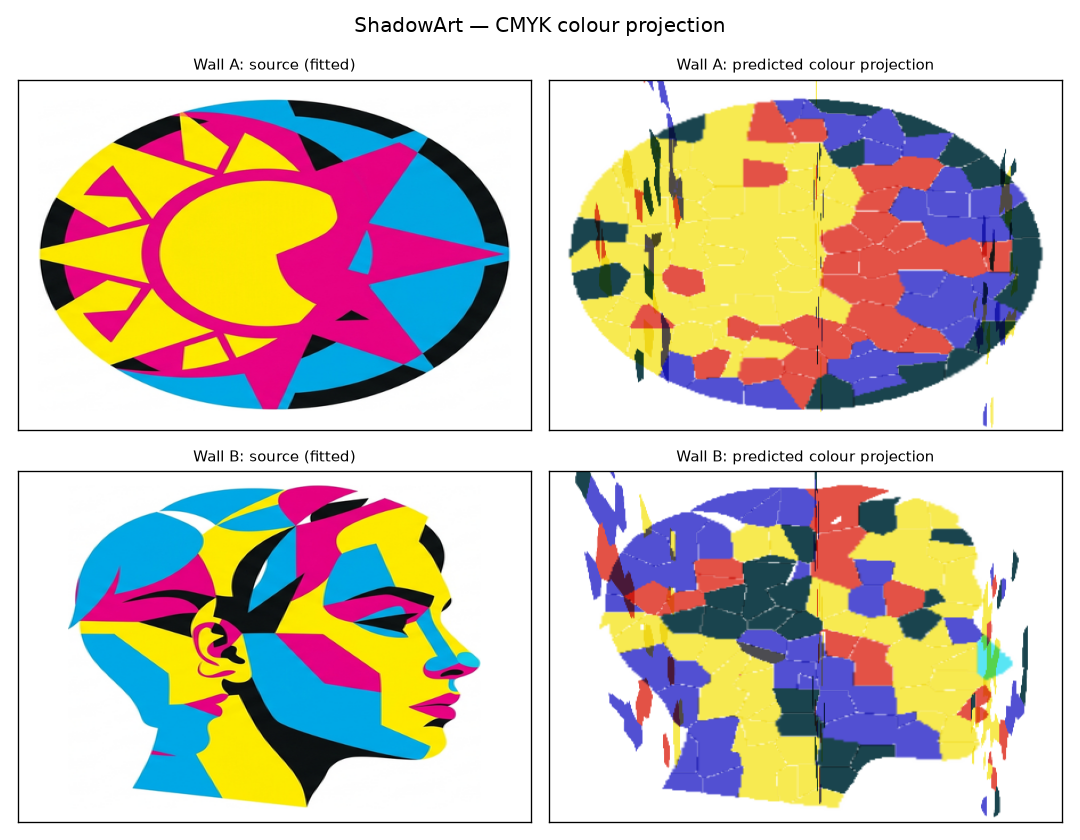
#> input picture out_thickness_test/control_no_thickness.png, 1080 x 840 px, given in place of sunflowers_clean_nobg.png, which was not available
$ python harmonise_palette.py
#> lines starting #> are read from the running program, lines starting #| are printed output that depends on the picture; after the words box and inside, x2 and y2 are one past the last pixel; in counts of white or black regions, pixels touching at a corner belong together; pictures that were not available may be replaced by others from this repository, and a replacement may not be noted
### shadowart/targets/color.py
"""Colour: perspex palette, CMYK separation, colour-target loading, shard colour quantise.

Physical model (per-fragment tint): each shard is cut from ONE stock colour of transparent
perspex. A coloured transparent shard filters white light by its *transmittance* — cyan
passes green+blue (blocks red) so its shadow looks cyan, etc. We snap each shard's target
colour (sampled from the source image) to the nearest palette entry by transmittance.

Because the CMYK source art is built from flat primaries, one solid-colour shard per wall
pixel reproduces the picture directly (no subtractive layer-mixing needed).
"""
from __future__ import annotations

from collections import OrderedDict
from pathlib import Path

import numpy as np
from PIL import Image
from scipy import ndimage

# name -> (display RGB for viewing/cut files, transmittance RGB of ONE sheet of that perspex).
# Transmittances are *partial* (real coloured acrylic, not ideal filters) so that STACKING
# two sheets of a colour darkens it (T^2) and mixing different colours reads realistically.
PERSPEX = OrderedDict([
    ("clear", ((1.00, 1.00, 1.00), (1.00, 1.00, 1.00))),   # background: no shard
    # transmittance = ONE sheet; tuned light so ~2 stacked sheets ≈ the full saturated colour
    # (1 layer = pale tone, 2 layers = full). Keeps stacking-as-tone without over-darkening.
    ("C",     ((0.00, 0.68, 0.86), (0.35, 0.90, 0.96))),   # cyan: absorbs red
    ("M",     ((0.85, 0.00, 0.50), (0.92, 0.35, 0.86))),   # magenta: absorbs green
    ("Y",     ((1.00, 0.88, 0.00), (0.97, 0.92, 0.32))),   # yellow: absorbs blue
    ("K",     ((0.10, 0.10, 0.12), (0.30, 0.30, 0.32))),   # black: absorbs all
    # secondary colours kept for reference only (not used by CMYK colour mode)
    ("R",     ((0.86, 0.15, 0.15), (0.90, 0.30, 0.30))),
    ("G",     ((0.15, 0.65, 0.28), (0.30, 0.80, 0.35))),
    ("B",     ((0.15, 0.25, 0.80), (0.30, 0.34, 0.88))),
    # --- NOIR palette: neutral grey ramp (equal RGB channels, descending brightness) so
    # the projection reads as tonal black-and-white; tone still comes from stacking sheets.
    ("GRAY_L", ((0.72, 0.72, 0.72), (0.78, 0.78, 0.78))),   # light grey (pale single sheet)
    ("GRAY_M", ((0.48, 0.48, 0.48), (0.58, 0.58, 0.58))),   # mid grey
    ("GRAY_D", ((0.26, 0.26, 0.26), (0.42, 0.42, 0.42))),   # dark grey (K handles pure black)
    # --- MUTED palette: desaturated C/M/Y (transmittances pulled toward neutral so the low
    # channels sit higher and the high-channel spread is compressed -> dusty, low-chroma).
    # Kept PARTIAL like the CMYK set, so ~2 stacked sheets still approach the full muted tone.
    ("C_MUTE", ((0.35, 0.60, 0.66), (0.60, 0.84, 0.88))),   # dusty cyan
    ("M_MUTE", ((0.66, 0.40, 0.55), (0.86, 0.60, 0.82))),   # dusty magenta/rose
    ("Y_MUTE", ((0.72, 0.68, 0.42), (0.90, 0.86, 0.60))),   # dusty ochre/yellow
    # --- FINE NOIR: a denser neutral grey ramp (6 grey stocks + K + white = 8 tones) so a
    # greyscale reconstruction quantises to more distinct regions -> finer tonal gradation and
    # (because fewer adjacent shards share a tone and merge) more cut pieces per shard budget.
    # display == transmittance for a neutral sheet; each is still ONE cut piece (no lamination).
    ("GRY1", ((0.90, 0.90, 0.90), (0.90, 0.90, 0.90))),
    ("GRY2", ((0.80, 0.80, 0.80), (0.80, 0.80, 0.80))),
    ("GRY3", ((0.70, 0.70, 0.70), (0.70, 0.70, 0.70))),
    ("GRY4", ((0.60, 0.60, 0.60), (0.60, 0.60, 0.60))),
    ("GRY5", ((0.50, 0.50, 0.50), (0.50, 0.50, 0.50))),
    ("GRY6", ((0.40, 0.40, 0.40), (0.40, 0.40, 0.40))),
])
CUT_COLORS = [n for n in PERSPEX if n != "clear"]        # colours that become physical shards
CMYK = ["C", "M", "Y", "K"]                              # process channels used by colour mode

# Named palette presets, selectable via scene `color.preset` or CLI `--palette`. Each is an
# ordered list of PERSPEX keys (excluding 'clear', which palette_names re-adds). 'noir' has no
# C/M/Y members, so decompose falls back to direct nearest-colour quantisation for it (see
# fragment_shards_overlap); 'cmyk'/'muted' keep the CMYK separation path.
PALETTES = {
    "cmyk":  ["C", "M", "Y", "K"],
    "muted": ["C_MUTE", "M_MUTE", "Y_MUTE", "K"],
    "noir":  ["GRAY_L", "GRAY_M", "GRAY_D", "K"],
    "noir_fine": ["GRY1", "GRY2", "GRY3", "GRY4", "GRY5", "GRY6", "K"],   # 8-tone grey ramp
}


# [4 lines left out: function has_cmyk_channels, not called in this run]


def display_rgb(name):
    return np.array(PERSPEX[name][0], dtype=np.float32)


def transmit_rgb(name):
    return np.array(PERSPEX[name][1], dtype=np.float32)


def hex_color(name):
    r, g, b = (int(round(c * 255)) for c in PERSPEX[name][0])
    return f"#{r:02x}{g:02x}{b:02x}"


# [6 lines left out: function palette_names, not called in this run]


def transmit_lut(names):
    """[len(names),3] transmittance table so panel_T = lut[colorid]."""
    return np.array([PERSPEX[n][1] for n in names], dtype=np.float32)


# [34 lines left out: function stack_transmit_lut, not called in this run]


def display_lut(names):
    return np.array([PERSPEX[n][0] for n in names], dtype=np.float32)


# [80 lines left out: functions quantize, quantize_ids, majority_color, load_color_target, not called in this run]


def subject_mask(rgb, white_thr=0.90, sat_thr=0.12):
    """Boolean mask of the coloured/dark subject (robust to JPEG noise near white).

    A pixel is subject if it is clearly colourful (saturation above `sat_thr`) OR dark
    (brightness at or below `white_thr`). Low-saturation bright pixels (white/near-white,
    incl. compression speckle) are excluded so the crop stays tight."""
    rgb = np.asarray(rgb, dtype=np.float32)
    mx = rgb.max(axis=-1); mn = rgb.min(axis=-1)
    return ((mx - mn) >= sat_thr) | (mx <= white_thr)


# ---------------------------------------------------------------------------
# perceptual colour distance (CIELAB / CIE76 dE) -- dependency-free
# ---------------------------------------------------------------------------
# Raw-RGB Euclidean distance does NOT match perceived colour difference, so the shard channel
# picks, the "right-colour" credit gate in decompose._shard_damage, and the B_good metric in
# search.colour_agreeing_duty are all perceptually off in RGB. CIELAB is roughly perceptually
# uniform, so dE there tracks what the eye sees. Implemented in numpy (no skimage/cv2 dependency).
_XYZ_M = np.array([[0.4124, 0.3576, 0.1805],
                   [0.2126, 0.7152, 0.0722],
                   [0.0193, 0.1192, 0.9505]], dtype=np.float32)
_D65 = np.array([0.95047, 1.0, 1.08883], dtype=np.float32)


def _srgb_to_linear(c):
    c = np.asarray(c, np.float32)
    return np.where(c <= 0.04045, c / 12.92, ((c + 0.055) / 1.055) ** 2.4).astype(np.float32)


# [68 lines left out: functions rgb_to_lab, delta_e, rgb_to_cmyk, dominant_rgb, naive_cmyk, save_cmyk_channels, not called in this run]

### out_thickness_test/harmonise_palette.py
"""
Palette harmonisation for a ShadowArt pair.

Cross-talk between the two walls is GEOMETRIC and unavoidable (every panel sits in both
lights' paths), so material serving Wall A always casts something onto Wall B. It only reads
as NOISE when the colours disagree -- e.g. the sunflowers' orange landing where the lemons
want yellow. Per corrections_note.md, genuine double duty is bounded by how colour-compatible
the two sources are, not by the solver. So instead of fighting the cross-talk with placement,
pull the two subjects' palettes toward a shared warm target: the same stray shadow then lands
as a colour the other image also wants.

Applies a per-channel gain to each subject so both subject means move a fraction `strength`
of the way to their midpoint. Structure/shading is untouched; only the overall cast shifts.
White background stays pure white.

Run:  py out_thickness_test/harmonise_palette.py [strength]      (default 0.6)
"""
import sys, os
import numpy as np
from PIL import Image

sys.path.insert(0, os.path.dirname(os.path.dirname(os.path.abspath(__file__))))
from shadowart.targets import color as C

STRENGTH = float(sys.argv[1]) if len(sys.argv) > 1 else 0.6
PAIRS = [("examples/sunflowers_clean_nobg.png", "examples/sunflowers_harm.png"),
         ("examples/lemons_clean_nobg.png",     "examples/lemons_harm.png")]
WHITE_THR = 0.90


def load(p):
#> called with p = 'examples/sunflowers_clean_nobg.png'
    return np.asarray(Image.open(p).convert("RGB"), float) / 255.0


imgs = [load(src) for src, _ in PAIRS]
#> call 2 of load, with p = 'examples/lemons_clean_nobg.png'
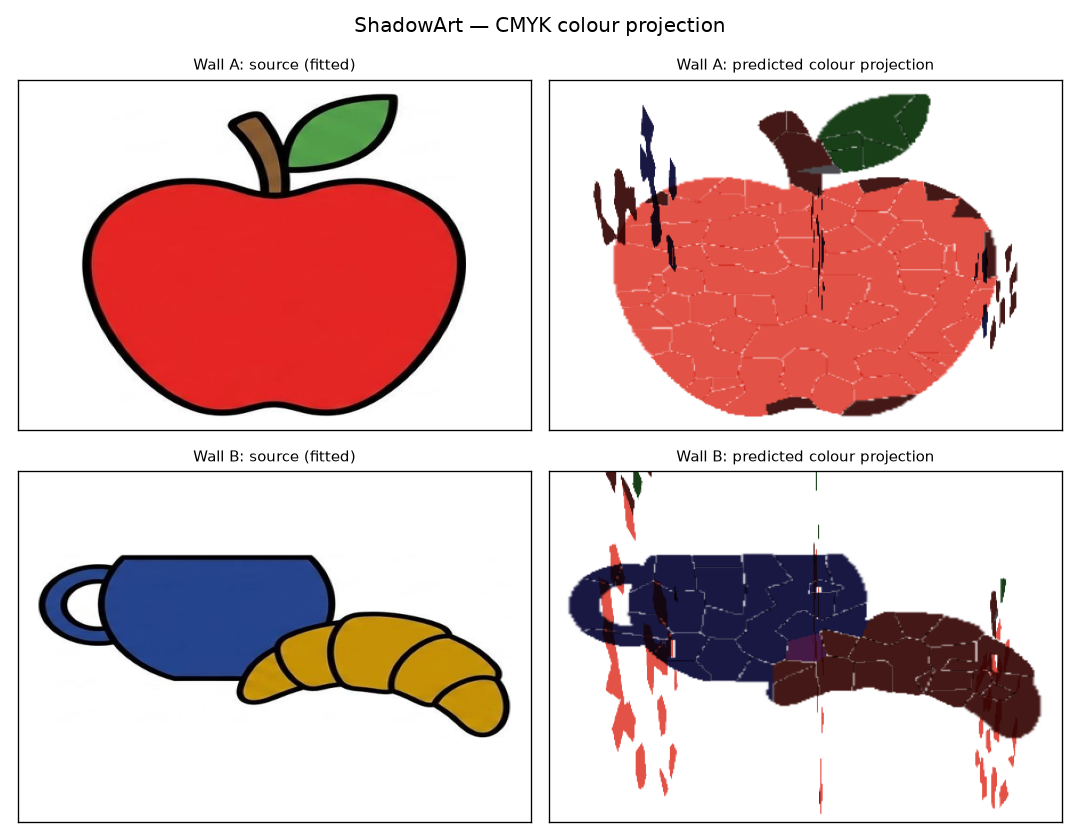
#> input picture out_thickness_test/control_no_thickness_applesbreakfast.png, 1080 x 840 px, given in place of lemons_clean_nobg.png, which was not available
#> imgs = 2 items
masks = [C.subject_mask(im, WHITE_THR) for im in imgs]
#> in subject_mask, `return ((mx - mn) >= sat_thr) | (mx <= white_thr)`:
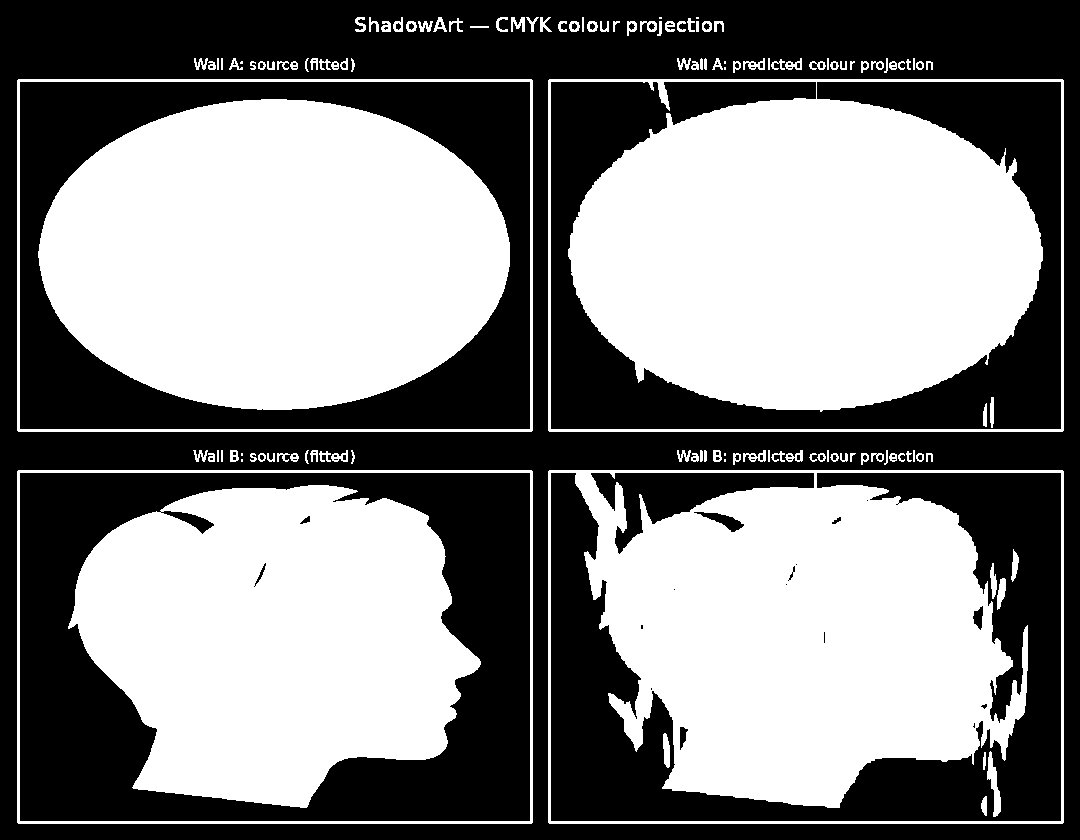
#> returned value: shape (840, 1080) bool; 50.8% white; 84 black regions (64 under 20 px), largest, box (x1, y1, x2, y2) and area: (0, 0, 1080, 840) 170728, (20, 473, 530, 821) 80826, (551, 473, 1061, 821) 64799
#> call 2 of subject_mask, with white_thr = 0.9, sat_thr = 0.12
#> in subject_mask (call 2), `return ((mx - mn) >= sat_thr) | (mx <= white_thr)`:
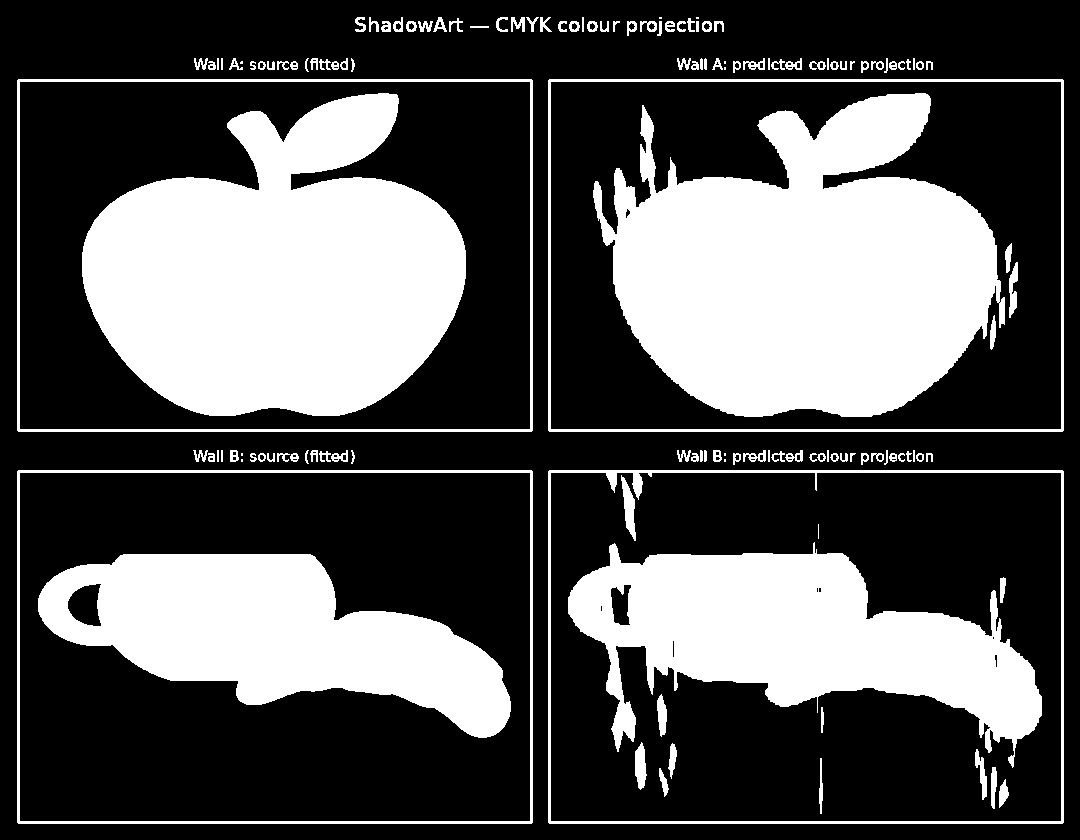
#> returned value: shape (840, 1080) bool; 33.3% white; 140 white regions (10 under 20 px), largest, box (x1, y1, x2, y2) and area: (593, 93, 1005, 417) 88696, (82, 93, 466, 416) 85084, (568, 542, 1042, 768) 50908
#> masks = 2 items
means = [im[m].mean(0) for im, m in zip(imgs, masks)]
#> means = [[0.602, 0.522, 0.428], [0.581, 0.263, 0.253]]
target = 0.5 * (means[0] + means[1])                 # shared warm midpoint
#> target = [0.591, 0.392, 0.34]
print(f"subject mean  sunflowers {np.round(means[0], 3)}   lemons {np.round(means[1], 3)}")
#| subject mean  sunflowers [0.602 0.522 0.428]   lemons [0.581 0.263 0.253]
print(f"shared target {np.round(target, 3)}  (strength {STRENGTH})")
#| shared target [0.591 0.392 0.34 ]  (strength 0.6)

for (src, dst), im, m, mean in zip(PAIRS, imgs, masks, means):
    gain = np.where(mean > 1e-6, target / np.maximum(mean, 1e-6), 1.0)
    gain = 1.0 + STRENGTH * (gain - 1.0)             # partial move, keep artwork character
    out = im.copy()
    out[m] = np.clip(im[m] * gain[None, :], 0.0, 1.0)
    out[~m] = 1.0                                    # background stays pure white
    Image.fromarray((out * 255).astype(np.uint8)).save(dst)
    new_mean = out[m].mean(0)
    print(f"  {os.path.basename(dst):26s} gain {np.round(gain, 3)}  -> mean {np.round(new_mean, 3)}")
#> this loop made 2 passes
#> (src, dst, mean, gain, new_mean) on passes 1 to 2: ('examples/sunflowers_clean_nobg.png', 'examples/sunflowers_harm.png', [0.602, 0.522, 0.428], [0.989, 0.851, 0.877], [0.595, 0.444, 0.375]), ('examples/lemons_clean_nobg.png', 'examples/lemons_harm.png', [0.581, 0.263, 0.253], [1.01, 1.3, 1.21], [0.587, 0.336, 0.305])
#|   sunflowers_harm.png        gain [0.989 0.851 0.877]  -> mean [0.595 0.444 0.375]
#|   lemons_harm.png            gain [1.011 1.296 1.208]  -> mean [0.587 0.336 0.305]
#> pass 2, `Image.fromarray((out * 255).astype(np.uint8)).save(dst)`:
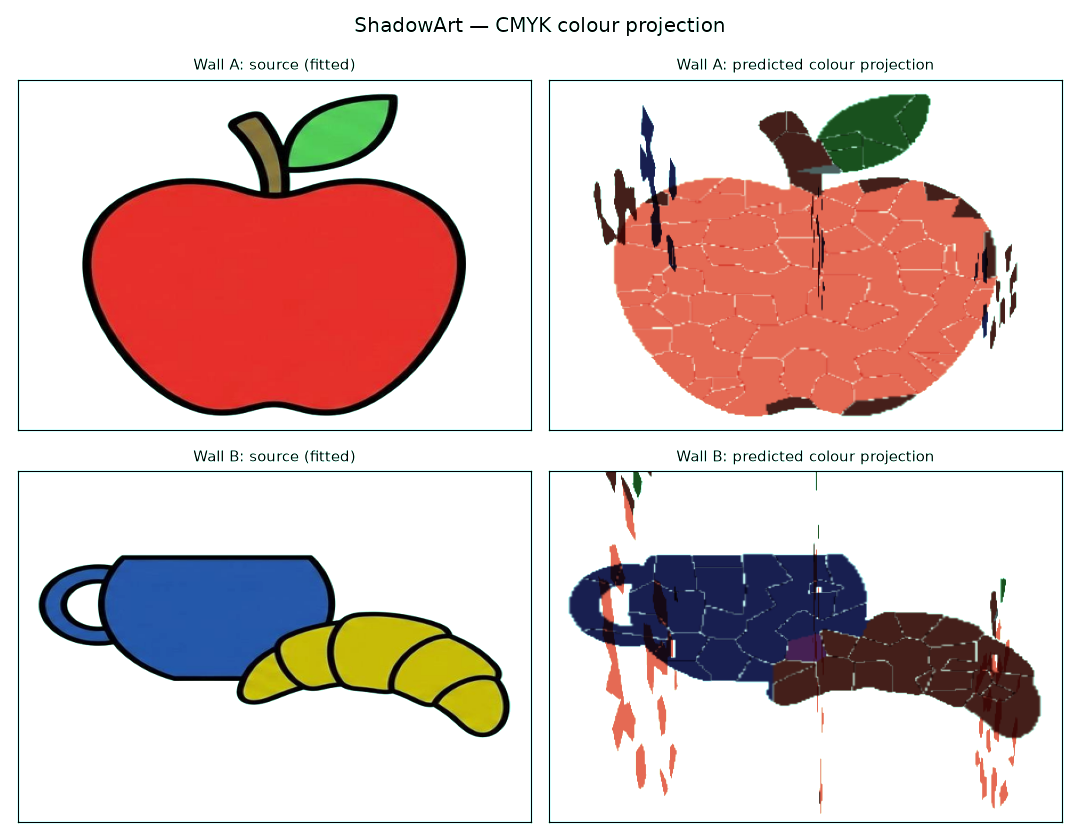
#> saved as lemons_harm.png: PIL image 1080x840 RGB; mean R, G, B 219.8, 198.5, 195.8

# side-by-side preview
import matplotlib
matplotlib.use("Agg"); import matplotlib.pyplot as plt
fig, ax = plt.subplots(2, 2, figsize=(9, 9))
for r, (src, dst) in enumerate(PAIRS):
    ax[r, 0].imshow(np.asarray(Image.open(src))); ax[r, 0].set_title(f"before — {os.path.basename(src)}", fontsize=9)
    ax[r, 1].imshow(np.asarray(Image.open(dst))); ax[r, 1].set_title(f"after — {os.path.basename(dst)}", fontsize=9)
    for c in (0, 1): ax[r, c].set_xticks([]); ax[r, c].set_yticks([])
plt.suptitle(f"Palette harmonisation (strength {STRENGTH}) — orange/yellow brought together", fontsize=12)
plt.tight_layout()
out_dir = "out_thickness_test/mona_pairs"; os.makedirs(out_dir, exist_ok=True)
plt.savefig(f"{out_dir}/harmonise_preview.png", dpi=100, bbox_inches="tight"); plt.close()
print(f"saved {out_dir}/harmonise_preview.png")
